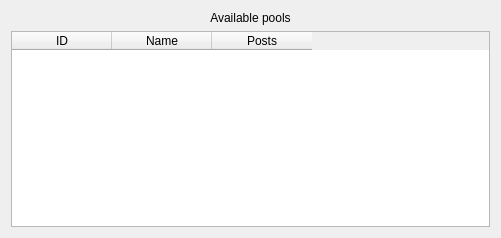
<?xml version="1.0" encoding="UTF-8"?>
<ui version="4.0">
 <class>PoolWidget</class>
 <widget class="QWidget" name="PoolWidget">
  <property name="geometry">
   <rect>
    <x>0</x>
    <y>0</y>
    <width>501</width>
    <height>238</height>
   </rect>
  </property>
  <property name="sizePolicy">
   <sizepolicy hsizetype="Preferred" vsizetype="Preferred">
    <horstretch>0</horstretch>
    <verstretch>0</verstretch>
   </sizepolicy>
  </property>
  <property name="minimumSize">
   <size>
    <width>0</width>
    <height>0</height>
   </size>
  </property>
  <property name="windowTitle">
   <string notr="true"/>
  </property>
  <layout class="QVBoxLayout" name="verticalLayout">
   <property name="sizeConstraint">
    <enum>QLayout::SetDefaultConstraint</enum>
   </property>
   <item>
    <widget class="QLabel" name="poolLabel">
     <property name="text">
      <string>Available pools</string>
     </property>
     <property name="alignment">
      <set>Qt::AlignCenter</set>
     </property>
    </widget>
   </item>
   <item>
    <widget class="QTableWidget" name="poolDataTable">
     <property name="alternatingRowColors">
      <bool>false</bool>
     </property>
     <property name="selectionMode">
      <enum>QAbstractItemView::SingleSelection</enum>
     </property>
     <property name="selectionBehavior">
      <enum>QAbstractItemView::SelectRows</enum>
     </property>
     <column>
      <property name="text">
       <string>ID</string>
      </property>
     </column>
     <column>
      <property name="text">
       <string>Name</string>
      </property>
     </column>
     <column>
      <property name="text">
       <string>Posts</string>
      </property>
     </column>
    </widget>
   </item>
  </layout>
 </widget>
 <resources/>
 <connections/>
</ui>
